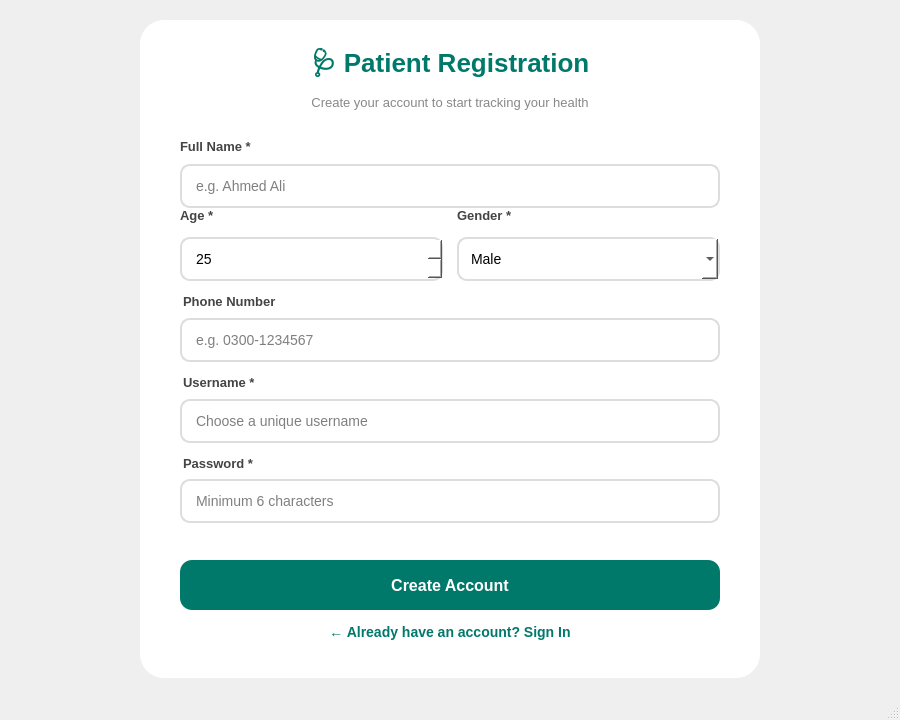
<?xml version="1.0" encoding="UTF-8"?>
<ui version="4.0">
 <class>RegisterWindow</class>
 <widget class="QMainWindow" name="RegisterWindow">
  <property name="geometry">
   <rect><x>0</x><y>0</y><width>900</width><height>720</height></rect>
  </property>
  <property name="minimumSize"><size><width>560</width><height>620</height></size></property>
  <property name="windowTitle"><string>Smart Symptom Checker – Register</string></property>

  <widget class="QWidget" name="centralwidget">
   <property name="styleSheet">
    <string notr="true">
background: qlineargradient(x1:0, y1:0, x2:1, y2:1,
    stop:0 #e0f7f4, stop:1 #b2dfdb);
    </string>
   </property>

   <layout class="QVBoxLayout" name="outerLayout">
    <property name="spacing"><number>0</number></property>
    <property name="leftMargin"><number>40</number></property>
    <property name="topMargin"><number>20</number></property>
    <property name="rightMargin"><number>40</number></property>
    <property name="bottomMargin"><number>20</number></property>

    <item>
     <layout class="QHBoxLayout">
      <item><spacer><property name="orientation"><enum>Qt::Horizontal</enum></property></spacer></item>
      <item>
       <widget class="QFrame" name="mainFrame">
        <property name="minimumSize"><size><width>460</width><height>0</height></size></property>
        <property name="maximumSize"><size><width>620</width><height>16777215</height></size></property>
        <property name="styleSheet">
         <string notr="true">QFrame { background-color: white; border-radius: 24px; }</string>
        </property>

        <layout class="QVBoxLayout" name="cardLayout">
         <property name="spacing"><number>0</number></property>
         <property name="leftMargin"><number>40</number></property>
         <property name="topMargin"><number>24</number></property>
         <property name="rightMargin"><number>40</number></property>
         <property name="bottomMargin"><number>24</number></property>

         <!-- Title -->
         <item>
          <widget class="QLabel" name="titleLabel">
           <property name="text"><string>🩺 Patient Registration</string></property>
           <property name="alignment"><set>Qt::AlignCenter</set></property>
           <property name="styleSheet">
            <string notr="true">font-size:26px; font-weight:bold; color:#00796B; padding-bottom:2px;</string>
           </property>
          </widget>
         </item>
         <item>
          <widget class="QLabel" name="subtitleLabel">
           <property name="text"><string>Create your account to start tracking your health</string></property>
           <property name="alignment"><set>Qt::AlignCenter</set></property>
           <property name="styleSheet">
            <string notr="true">font-size:13px; color:#888888; padding-bottom:14px;</string>
           </property>
          </widget>
         </item>

         <!-- Full Name -->
         <item>
          <widget class="QLabel" name="nameLabel">
           <property name="text"><string>Full Name *</string></property>
           <property name="styleSheet"><string notr="true">font-size:13px; font-weight:bold; color:#444;</string></property>
          </widget>
         </item>
         <item>
          <widget class="QLineEdit" name="nameEdit">
           <property name="minimumSize"><size><width>0</width><height>44</height></size></property>
           <property name="placeholderText"><string>e.g. Ahmed Ali</string></property>
           <property name="styleSheet">
            <string notr="true">
QLineEdit { border:2px solid #DDD; border-radius:10px; padding-left:12px; font-size:14px; background:white; }
QLineEdit:focus { border:2px solid #00796B; }
            </string>
           </property>
          </widget>
         </item>

         <!-- Age + Gender row -->
         <item>
          <layout class="QHBoxLayout" name="ageGenderRow">
           <property name="spacing"><number>14</number></property>
           <item>
            <layout class="QVBoxLayout">
             <item>
              <widget class="QLabel" name="ageLabel">
               <property name="text"><string>Age *</string></property>
               <property name="styleSheet"><string notr="true">font-size:13px; font-weight:bold; color:#444;</string></property>
              </widget>
             </item>
             <item>
              <widget class="QSpinBox" name="ageSpinBox">
               <property name="minimumSize"><size><width>0</width><height>44</height></size></property>
               <property name="minimum"><number>1</number></property>
               <property name="maximum"><number>120</number></property>
               <property name="value"><number>25</number></property>
               <property name="styleSheet">
                <string notr="true">
QSpinBox { border:2px solid #DDD; border-radius:10px; padding-left:12px; font-size:14px; background:white; }
QSpinBox:focus { border:2px solid #00796B; }
                </string>
               </property>
              </widget>
             </item>
            </layout>
           </item>
           <item>
            <layout class="QVBoxLayout">
             <item>
              <widget class="QLabel" name="genderLabel">
               <property name="text"><string>Gender *</string></property>
               <property name="styleSheet"><string notr="true">font-size:13px; font-weight:bold; color:#444;</string></property>
              </widget>
             </item>
             <item>
              <widget class="QComboBox" name="genderCombo">
               <property name="minimumSize"><size><width>0</width><height>44</height></size></property>
               <property name="styleSheet">
                <string notr="true">
QComboBox { border:2px solid #DDD; border-radius:10px; padding-left:12px; font-size:14px; background:white; }
QComboBox:focus { border:2px solid #00796B; }
                </string>
               </property>
               <item><property name="text"><string>Male</string></property></item>
               <item><property name="text"><string>Female</string></property></item>
               <item><property name="text"><string>Other</string></property></item>
              </widget>
             </item>
            </layout>
           </item>
          </layout>
         </item>

         <!-- Phone -->
         <item>
          <widget class="QLabel" name="phoneLabel">
           <property name="text"><string>Phone Number</string></property>
           <property name="styleSheet"><string notr="true">font-size:13px; font-weight:bold; color:#444; padding-top:4px;</string></property>
          </widget>
         </item>
         <item>
          <widget class="QLineEdit" name="phoneEdit">
           <property name="minimumSize"><size><width>0</width><height>44</height></size></property>
           <property name="placeholderText"><string>e.g. 0300-1234567</string></property>
           <property name="styleSheet">
            <string notr="true">
QLineEdit { border:2px solid #DDD; border-radius:10px; padding-left:12px; font-size:14px; background:white; }
QLineEdit:focus { border:2px solid #00796B; }
            </string>
           </property>
          </widget>
         </item>

         <!-- Username -->
         <item>
          <widget class="QLabel" name="usernameLabel">
           <property name="text"><string>Username *</string></property>
           <property name="styleSheet"><string notr="true">font-size:13px; font-weight:bold; color:#444; padding-top:4px;</string></property>
          </widget>
         </item>
         <item>
          <widget class="QLineEdit" name="usernameEdit">
           <property name="minimumSize"><size><width>0</width><height>44</height></size></property>
           <property name="placeholderText"><string>Choose a unique username</string></property>
           <property name="styleSheet">
            <string notr="true">
QLineEdit { border:2px solid #DDD; border-radius:10px; padding-left:12px; font-size:14px; background:white; }
QLineEdit:focus { border:2px solid #00796B; }
            </string>
           </property>
          </widget>
         </item>

         <!-- Password -->
         <item>
          <widget class="QLabel" name="passwordLabel">
           <property name="text"><string>Password *</string></property>
           <property name="styleSheet"><string notr="true">font-size:13px; font-weight:bold; color:#444; padding-top:4px;</string></property>
          </widget>
         </item>
         <item>
          <widget class="QLineEdit" name="passwordEdit">
           <property name="minimumSize"><size><width>0</width><height>44</height></size></property>
           <property name="echoMode"><enum>QLineEdit::Password</enum></property>
           <property name="placeholderText"><string>Minimum 6 characters</string></property>
           <property name="styleSheet">
            <string notr="true">
QLineEdit { border:2px solid #DDD; border-radius:10px; padding-left:12px; font-size:14px; background:white; }
QLineEdit:focus { border:2px solid #00796B; }
            </string>
           </property>
          </widget>
         </item>

         <!-- Status -->
         <item>
          <widget class="QLabel" name="statusLabel">
           <property name="text"><string></string></property>
           <property name="styleSheet"><string notr="true">font-size:12px; color:#e53935;</string></property>
          </widget>
         </item>

         <!-- Register Button -->
         <item>
          <widget class="QPushButton" name="registerButton">
           <property name="minimumSize"><size><width>0</width><height>50</height></size></property>
           <property name="text"><string>Create Account</string></property>
           <property name="styleSheet">
            <string notr="true">
QPushButton { background-color:#00796B; color:white; font-size:16px; font-weight:bold; border:none; border-radius:12px; }
QPushButton:hover { background-color:#009688; }
            </string>
           </property>
          </widget>
         </item>

         <!-- Back to Login -->
         <item>
          <widget class="QPushButton" name="backLoginButton">
           <property name="minimumSize"><size><width>0</width><height>44</height></size></property>
           <property name="text"><string>← Already have an account? Sign In</string></property>
           <property name="styleSheet">
            <string notr="true">
QPushButton { background:none; border:none; color:#00796B; font-size:14px; font-weight:bold; }
QPushButton:hover { color:#004D40; }
            </string>
           </property>
          </widget>
         </item>

        </layout>
       </widget>
      </item>
      <item><spacer><property name="orientation"><enum>Qt::Horizontal</enum></property></spacer></item>
     </layout>
    </item>

   </layout>
  </widget>

  <widget class="QMenuBar" name="menubar"/>
  <widget class="QStatusBar" name="statusbar"/>
 </widget>
 <resources/>
 <connections/>
</ui>
